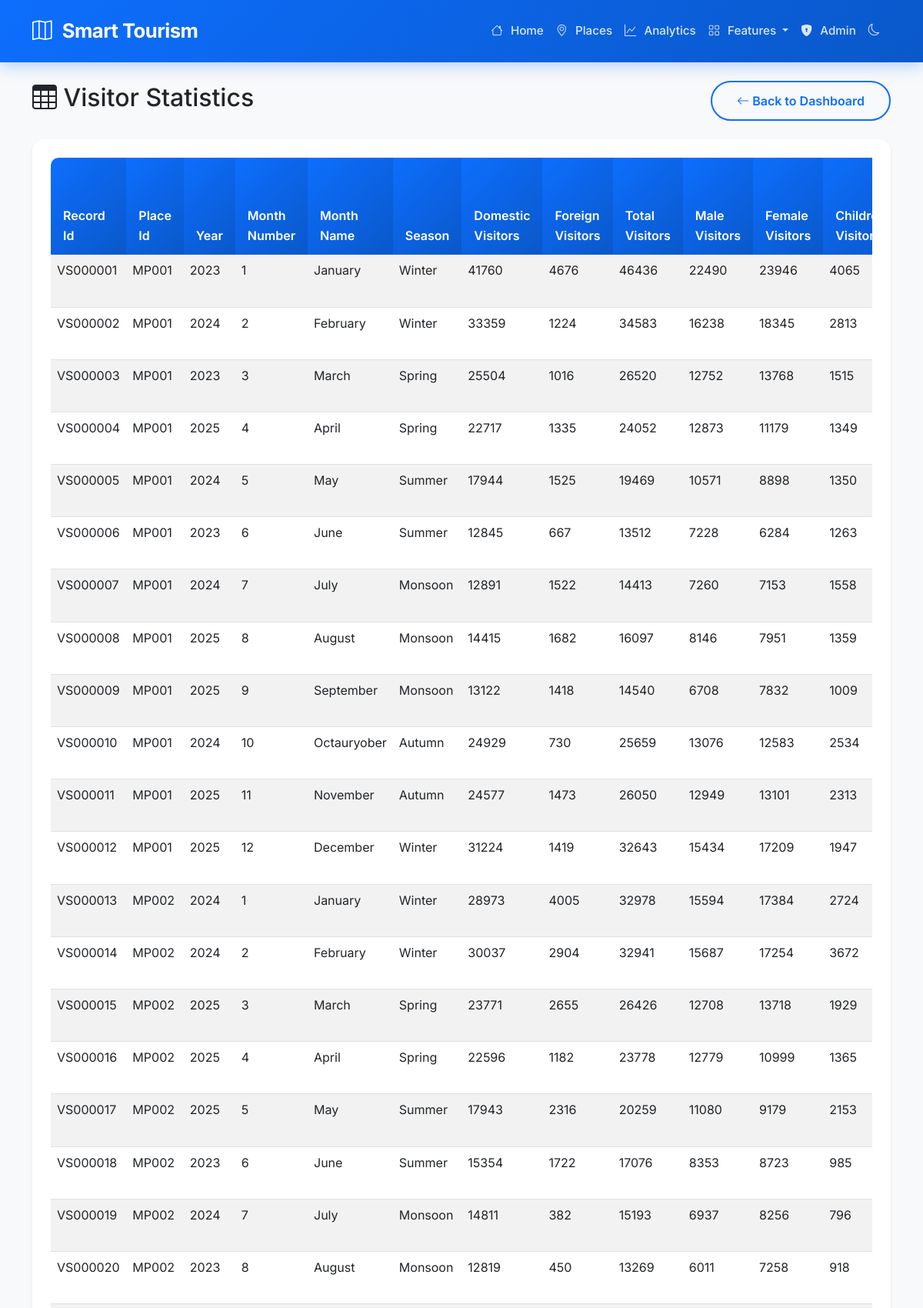
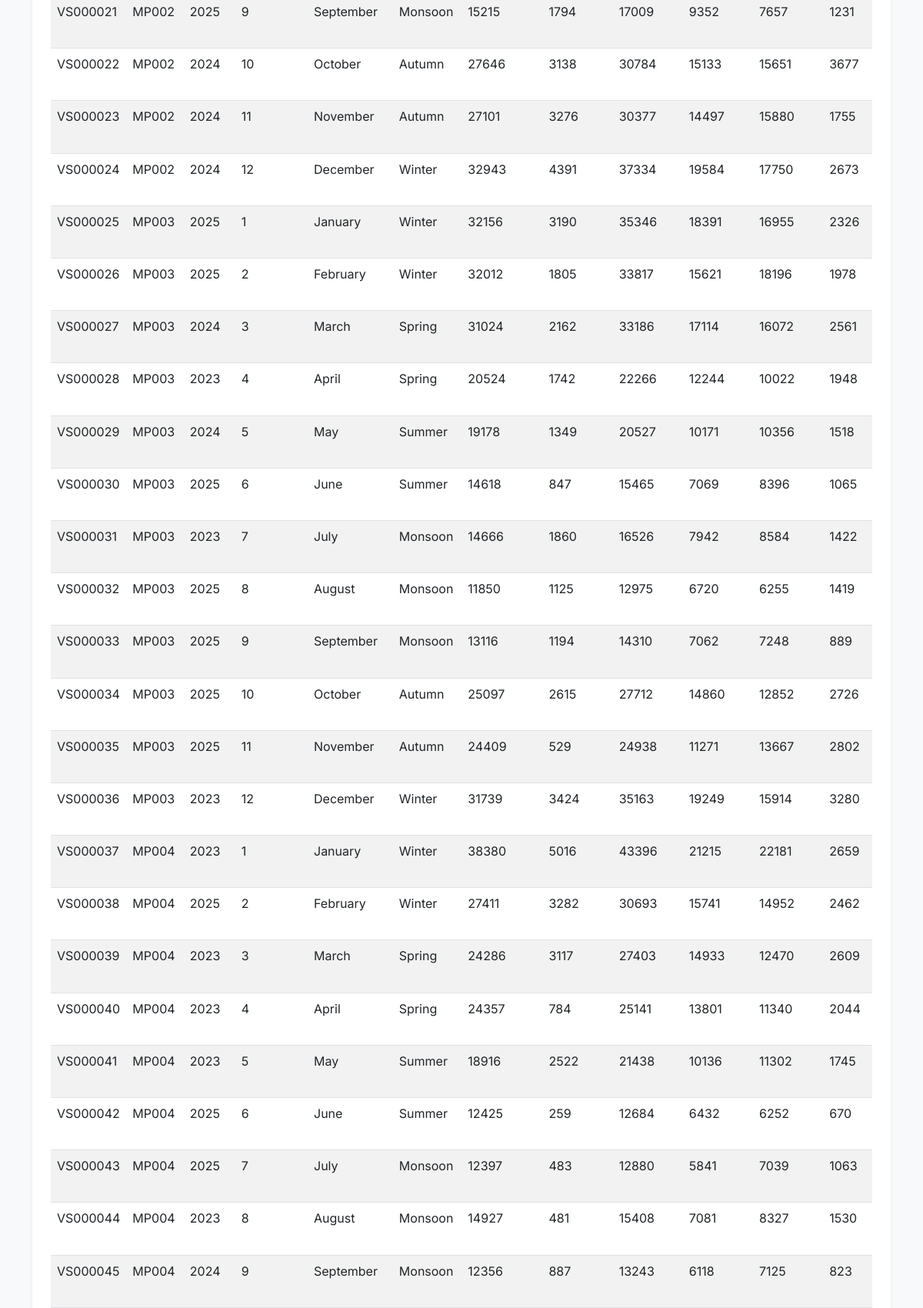
Screenshot of /admin/view/visitor_statistics (signed in, upper part) with the database file from the repository (2 pictures, top to bottom).
### tables this page shows
CREATE TABLE "visitor_statistics" (
"record_id" TEXT,
  "place_id" TEXT,
  "year" INTEGER,
  "month_number" INTEGER,
  "month_name" TEXT,
  "season" TEXT,
  "domestic_visitors" INTEGER,
  "foreign_visitors" INTEGER,
  "total_visitors" INTEGER,
  "male_visitors" INTEGER,
  "female_visitors" INTEGER,
  "children_visitors" INTEGER,
  "senior_citizen_visitors" INTEGER,
  "student_visitors" INTEGER,
  "group_visitors" INTEGER,
  "solo_visitors" INTEGER,
  "average_visit_duration_hours" REAL,
  "average_spending_inr" REAL,
  "weather_condition" TEXT,
  "special_event" TEXT,
  "festival_season" TEXT,
  "visitor_satisfaction" REAL,
  "revenue_inr" REAL,
  "growth_percentage" REAL,
  "remarks" TEXT,
  "created_date" TEXT,
  "updated_date" TEXT
);

### app.py (the view)
@app.route('/admin/view/<table_name>')
def admin_view_table(table_name):
    if not admin_required():
        return redirect(url_for('admin_login'))
    allowed_tables = ['tourist_places', 'visitor_statistics',
                      'reviews', 'hotels', 'restaurants', 'events', 'weather']
    if table_name not in allowed_tables:
        return "Invalid table name", 400
    df = get_db_data(f"SELECT * FROM {table_name} LIMIT 100")
    return render_template('admin_table.html',
                           table_name=table_name,
                           columns=df.columns.tolist() if not df.empty else [],
                           rows=df.to_dict('records') if not df.empty else []
                           )

### app.py (called while the page is built)
def get_db_data(query, params=None):
    conn = get_db_connection()
    df = pd.read_sql_query(query, conn, params=params)
    conn.close()
    return df

def admin_required():
    if not session.get('admin_logged_in'):
        return False
    return True

### database/import_csv.py (called while the page is built)
def get_db_connection(db_path='database/tourism_platform.db'):
    conn = sqlite3.connect(db_path)
    conn.row_factory = sqlite3.Row
    return conn

### templates/admin_table.html (shortened to what this page needs)
{% extends "base.html" %}  {% block content %}
<div class="container py-4">
  <div class="d-flex justify-content-between align-items-center mb-4">
    <h2>
      <i class="bi bi-table"></i> {{ table_name|replace('_', ' ')|title }}
    </h2>
    <div>
      <a
        href="{{ url_for('admin_dashboard') }}"
        class="btn btn-outline-primary"
      >
        <i class="bi bi-arrow-left"></i> Back to Dashboard
      </a>
    </div>
  </div>
  <div class="card shadow-sm">
    <div class="card-body">
      <div class="table-responsive">
        <table class="table table-striped table-hover">
          <thead>
            <tr>
              {% for col in columns %}
              <th>{{ col|replace('_', ' ')|title }}</th>
              {% endfor %}
            </tr>
          </thead>
          <tbody>
            {% for row in rows %}
            <tr>
              {% for col in columns %}
              <td>{{ row[col] }}</td>
              {% endfor %}
            </tr>
            {% endfor %}
          </tbody>
        </table>
      </div>
    </div>
  </div>
</div>
{% endblock %}

### static/css/style.css (style rules this page uses)
:root { --primary-color: #0d6efd; --primary-dark: #0a58ca; --primary-light: #3b8cff; --secondary-color: #6c757d; --success-color: #198754; --danger-color: #dc3545; --warning-color: #ffc107; --info-color: #0dcaf0; --dark-color: #212529; --light-color: #f8f9fa; --gradient-primary: linear-gradient(135deg, #0d6efd, #0a58ca); --gradient-dark: linear-gradient(135deg, #1a1a2e, #16213e); --gradient-hero: linear-gradient(135deg, #f8f9fa 0%, #e9ecef 100%); --shadow-sm: 0 2px 10px rgba(0, 0, 0, 0.05); --shadow-md: 0 4px 20px rgba(0, 0, 0, 0.08); --shadow-lg: 0 10px 40px rgba(0, 0, 0, 0.12); --shadow-xl: 0 20px 60px rgba(0, 0, 0, 0.15); --border-radius-sm: 10px; --border-radius-md: 15px; --border-radius-lg: 20px; --border-radius-xl: 30px; --transition: all 0.3s ease; }
* { margin: 0; padding: 0; box-sizing: border-box; }
body { font-family: 'Inter', -apple-system, BlinkMacSystemFont, 'Segoe UI', Roboto, sans-serif; background-color: #f8f9fa; color: #212529; line-height: 1.6; overflow-x: hidden; }
a { text-decoration: none; transition: var(--transition); }
.btn-outline-primary { border: 2px solid var(--primary-color); color: var(--primary-color); padding: 12px 32px; font-weight: 600; border-radius: 50px; transition: var(--transition); }
.card { border: none; border-radius: var(--border-radius-md); box-shadow: var(--shadow-sm); transition: var(--transition); }
.card-body { padding: 24px; }
.table { border-radius: var(--border-radius-sm); overflow: hidden; }
.table thead th { background: var(--gradient-primary); color: #fff; font-weight: 600; border: none; padding: 12px 16px; }
.table tbody tr { transition: var(--transition); }

### rows the page displays
visitor_statistics: record "VS000001" "MP001" "2023" "1" "January" "Winter" "41760" "4676" "46436" "22490" "23946" "4065"
visitor_statistics: record "VS000002" "MP001" "2024" "2" "February" "Winter" "33359" "1224" "34583" "16238" "18345" "2813"
visitor_statistics: record "VS000003" "MP001" "2023" "3" "March" "Spring" "25504" "1016" "26520" "12752" "13768" "1515"
visitor_statistics: record "VS000004" "MP001" "2025" "4" "April" "Spring" "22717" "1335" "24052" "12873" "11179" "1349"
visitor_statistics: record "VS000005" "MP001" "2024" "5" "May" "Summer" "17944" "1525" "19469" "10571" "8898" "1350"
visitor_statistics: record "VS000006" "MP001" "2023" "6" "June" "Summer" "12845" "667" "13512" "7228" "6284" "1263"
visitor_statistics: record "VS000007" "MP001" "2024" "7" "July" "Monsoon" "12891" "1522" "14413" "7260" "7153" "1558"
visitor_statistics: record "VS000008" "MP001" "2025" "8" "August" "Monsoon" "14415" "1682" "16097" "8146" "7951" "1359"
visitor_statistics: record "VS000009" "MP001" "2025" "9" "September" "Monsoon" "13122" "1418" "14540" "6708" "7832" "1009"
visitor_statistics: record "VS000010" "MP001" "2024" "10" "Octauryober" "Autumn" "24929" "730" "25659" "13076" "12583" "2534"
visitor_statistics: record "VS000011" "MP001" "2025" "11" "November" "Autumn" "24577" "1473" "26050" "12949" "13101" "2313"
visitor_statistics: record "VS000012" "MP001" "2025" "12" "December" "Winter" "31224" "1419" "32643" "15434" "17209" "1947"
visitor_statistics: record "VS000013" "MP002" "2024" "1" "January" "Winter" "28973" "4005" "32978" "15594" "17384" "2724"
visitor_statistics: record "VS000014" "MP002" "2024" "2" "February" "Winter" "30037" "2904" "32941" "15687" "17254" "3672"
visitor_statistics: record "VS000015" "MP002" "2025" "3" "March" "Spring" "23771" "2655" "26426" "12708" "13718" "1929"
visitor_statistics: record "VS000016" "MP002" "2025" "4" "April" "Spring" "22596" "1182" "23778" "12779" "10999" "1365"
visitor_statistics: record "VS000017" "MP002" "2025" "5" "May" "Summer" "17943" "2316" "20259" "11080" "9179" "2153"
visitor_statistics: record "VS000018" "MP002" "2023" "6" "June" "Summer" "15354" "1722" "17076" "8353" "8723" "985"
visitor_statistics: record "VS000019" "MP002" "2024" "7" "July" "Monsoon" "14811" "382" "15193" "6937" "8256" "796"
visitor_statistics: record "VS000020" "MP002" "2023" "8" "August" "Monsoon" "12819" "450" "13269" "6011" "7258" "918"
visitor_statistics: record "VS000021" "MP002" "2025" "9" "September" "Monsoon" "15215" "1794" "17009" "9352" "7657" "1231"
visitor_statistics: record "VS000022" "MP002" "2024" "10" "October" "Autumn" "27646" "3138" "30784" "15133" "15651" "3677"
visitor_statistics: record "VS000023" "MP002" "2024" "11" "November" "Autumn" "27101" "3276" "30377" "14497" "15880" "1755"
visitor_statistics: record "VS000024" "MP002" "2024" "12" "December" "Winter" "32943" "4391" "37334" "19584" "17750" "2673"
visitor_statistics: record "VS000025" "MP003" "2025" "1" "January" "Winter" "32156" "3190" "35346" "18391" "16955" "2326"
visitor_statistics: record "VS000026" "MP003" "2025" "2" "February" "Winter" "32012" "1805" "33817" "15621" "18196" "1978"
visitor_statistics: record "VS000027" "MP003" "2024" "3" "March" "Spring" "31024" "2162" "33186" "17114" "16072" "2561"
visitor_statistics: record "VS000028" "MP003" "2023" "4" "April" "Spring" "20524" "1742" "22266" "12244" "10022" "1948"
visitor_statistics: record "VS000029" "MP003" "2024" "5" "May" "Summer" "19178" "1349" "20527" "10171" "10356" "1518"
visitor_statistics: record "VS000030" "MP003" "2025" "6" "June" "Summer" "14618" "847" "15465" "7069" "8396" "1065"
visitor_statistics: record "VS000031" "MP003" "2023" "7" "July" "Monsoon" "14666" "1860" "16526" "7942" "8584" "1422"
visitor_statistics: record "VS000032" "MP003" "2025" "8" "August" "Monsoon" "11850" "1125" "12975" "6720" "6255" "1419"
visitor_statistics: record "VS000033" "MP003" "2025" "9" "September" "Monsoon" "13116" "1194" "14310" "7062" "7248" "889"
visitor_statistics: record "VS000034" "MP003" "2025" "10" "October" "Autumn" "25097" "2615" "27712" "14860" "12852" "2726"
visitor_statistics: record "VS000035" "MP003" "2025" "11" "November" "Autumn" "24409" "529" "24938" "11271" "13667" "2802"
visitor_statistics: record "VS000036" "MP003" "2023" "12" "December" "Winter" "31739" "3424" "35163" "19249" "15914" "3280"
visitor_statistics: record "VS000037" "MP004" "2023" "1" "January" "Winter" "38380" "5016" "43396" "21215" "22181" "2659"
visitor_statistics: record "VS000038" "MP004" "2025" "2" "February" "Winter" "27411" "3282" "30693" "15741" "14952" "2462"
visitor_statistics: record "VS000039" "MP004" "2023" "3" "March" "Spring" "24286" "3117" "27403" "14933" "12470" "2609"
visitor_statistics: record "VS000040" "MP004" "2023" "4" "April" "Spring" "24357" "784" "25141" "13801" "11340" "2044"
visitor_statistics: record "VS000041" "MP004" "2023" "5" "May" "Summer" "18916" "2522" "21438" "10136" "11302" "1745"
visitor_statistics: record "VS000042" "MP004" "2025" "6" "June" "Summer" "12425" "259" "12684" "6432" "6252" "670"
visitor_statistics: record "VS000043" "MP004" "2025" "7" "July" "Monsoon" "12397" "483" "12880" "5841" "7039" "1063"
visitor_statistics: record "VS000044" "MP004" "2023" "8" "August" "Monsoon" "14927" "481" "15408" "7081" "8327" "1530"
visitor_statistics: record "VS000045" "MP004" "2024" "9" "September" "Monsoon" "12356" "887" "13243" "6118" "7125" "823"

### other values shown
{{ table_name|replace('_', ' ')|title }} "Visitor Statistics"
{{ col|replace('_', ' ')|title }} "Record Id" "Place Id" "Year" "Month Number" "Month Name" "Season" "Domestic Visitors" "Foreign Visitors" "Total Visitors" "Male Visitors" "Female Visitors"
